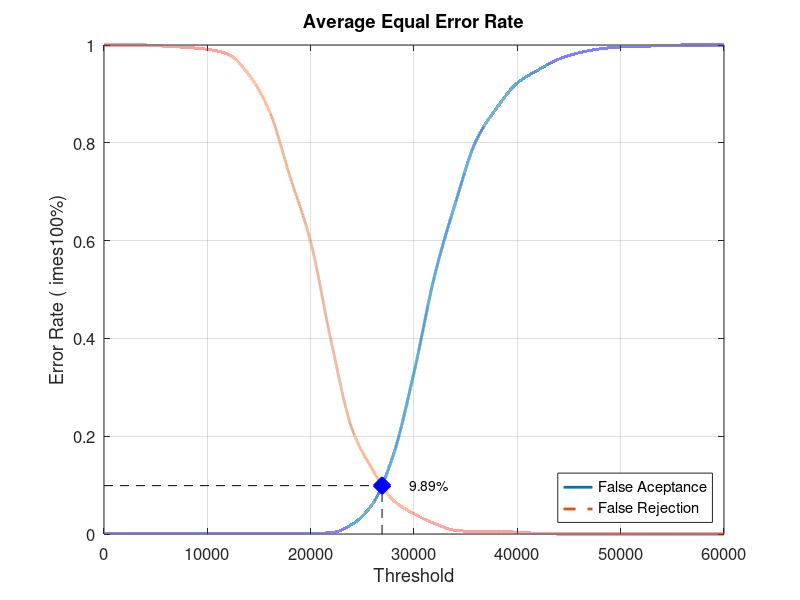
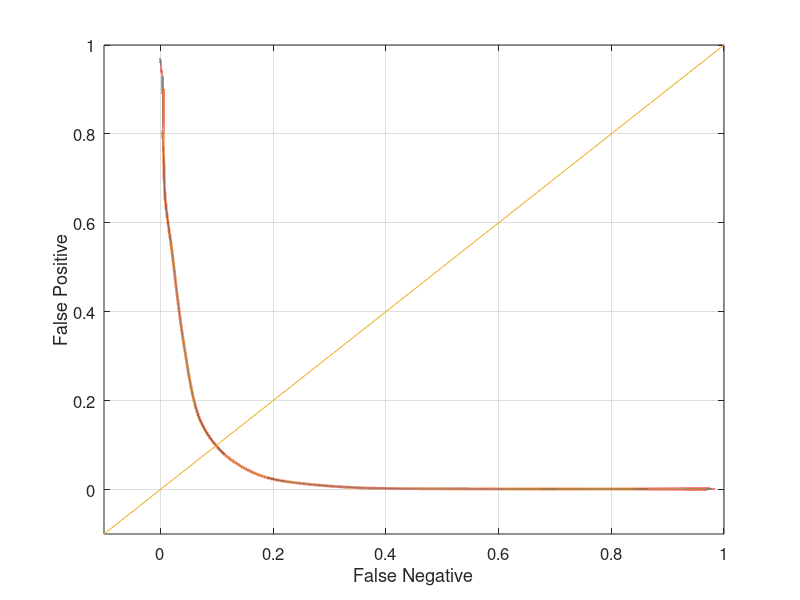

Write the MATLAB code that produced these figures, in order.
close all;
clear;
clc;
x = 0:2000:60000;
xq = 0:0.5:60000;

y0 = [0 0.00131579 0.00131579 0.00131579 0.00131579 0.00131579 0.00131579 0.00131579 0.00131579 0.00131579 0.00131579 0.00263158 0.0197368 0.0618421 0.161842 0.330263 0.528947 0.676316 0.803947 0.871053 0.922368 0.948684 0.971053 0.984211 0.992105 0.996053 0.997368 0.998684 1 1 1]
yy0 = interp1(x, y0, xq, 'pchip');
y1 = [1 1 1 0.9975 0.995 0.99125 0.98125 0.94 0.865 0.73125 0.5975 0.3925 0.215 0.13125 0.06875 0.04125 0.02125 0.0075 0.005 0.005 0.00375 0.00125 0 0 0 0 0 0 0 0 0]
yy1 = interp1(x, y1, xq, 'pchip');

% Calculating EER: 
y2 = abs(y0 - y1);
find(y2 == min(y2))
yy2 = abs(yy0 - yy1);
xEER = find(yy2 == min(yy2));
xEERIndex = xq(xEER) % X-axis EER
yEER = yy0(xEER) % Y-axis EER

main = figure
plot(xq, yy0,'-','LineWidth', 2);	hold on
plot(xq, yy1,'--','LineWidth', 2);	hold on
plot([xEERIndex xEERIndex], [0 yEER], 'k--');	hold on
plot([0 xEERIndex], [yEER yEER], 'k--');	hold on
plot(xEERIndex, yEER, 'bx', 'LineWidth', 10);	hold on
text(xEERIndex + 10 * xEERIndex / 100, yEER, [num2str(round((10000 * yEER)) / 100) '%'])
legend('False Aceptance', 'False Rejection', 'Location', 'SouthEast')
xlabel('Threshold')
ylabel('Error Rate (	imes100%)')
title('Average Equal Error Rate')
set(gca, 'FontSize', 12)
axis([0 60000 0 1])
grid on

print(main, 'Experiment2AverageMain', '-dpng');
FNRxFPR = figure('Color', [1 1 1]);
plot(yy1, yy0, '-', yy1, yy0, 'LineWidth', 2);
hold on
y = -0.1:0.1:1
plot(y, y); 
set(gca, 'FontSize', 12)
xlabel('False Negative')
ylabel('False Positive')
axis([-0.1 1 -0.1 1])
set(gca, 'FontSize', 12)
grid on

print(FNRxFPR, 'Experiment2AverageFNRxFPR','-dpng');
